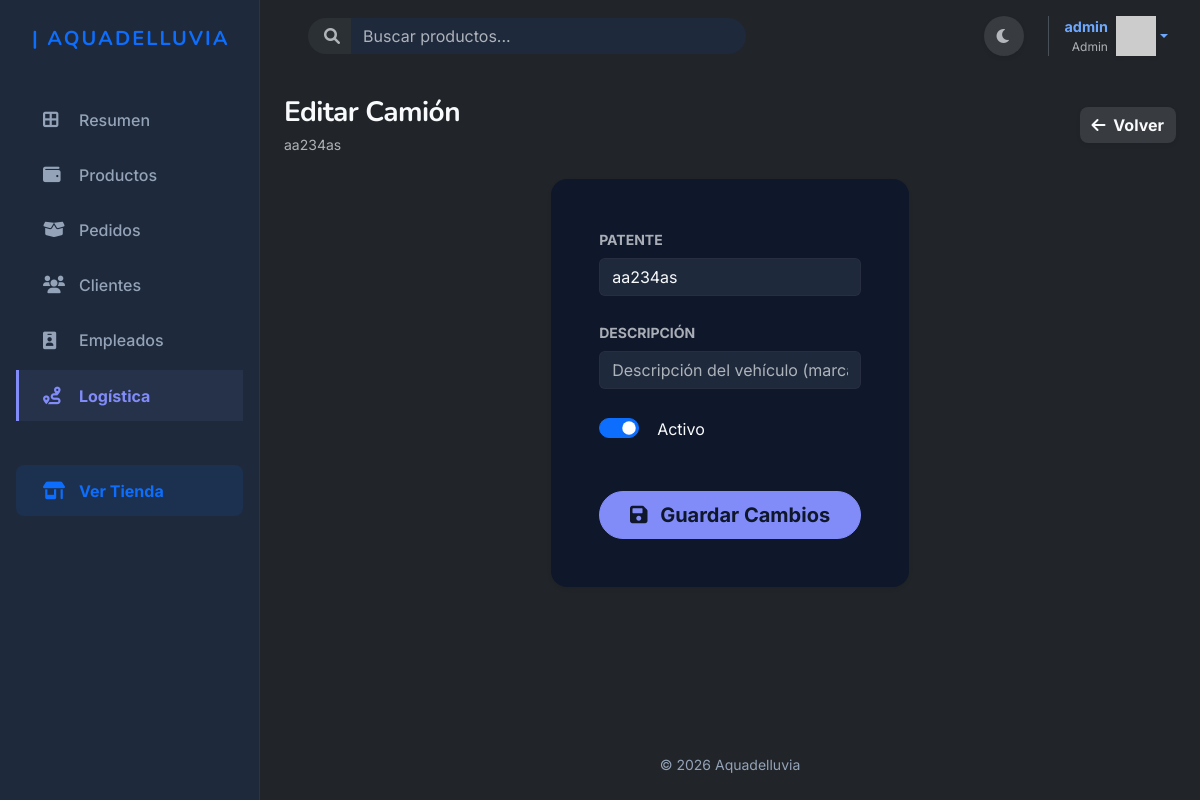
The app's page /logistica/camiones/aa234as/editar/ (signed in) with its own data.
### apps/autenticacion/models.py (models this page shows, shortened)
class Usuario(AbstractUser):
    imagen_perfil = models.ImageField(upload_to='perfiles/', null=True, blank=True,default='usuarios/default.jpg')
    email = models.EmailField(unique=True)
    celular1 = models.CharField(max_length=20, null=True, blank=True)
    celular2 = models.CharField(max_length=20, null=True, blank=True)

### apps/logistica/models.py (models this page shows, shortened)
class Camion(models.Model):
    patente     = models.CharField(max_length=10, primary_key=True)
    descripcion = models.CharField(max_length=200, blank=True)
    activo      = models.BooleanField(default=True)
    class Meta:
        verbose_name = 'Camión'
        verbose_name_plural = 'Camiones'

### apps/logistica/views.py (the view)
# urls.py: path('camiones/<str:pk>/editar/',    views.editar_camion,           name='editar_camion'),
@login_required
def editar_camion(request, pk):
    if not es_admin_o_vendedor(request.user):
        messages.error(request, 'No tenés permiso para editar camiones.')
        return redirect('apps.logistica:listar_camiones')
    camion = get_object_or_404(Camion, patente=pk)
    if request.method == 'POST':
        form = CamionForm(request.POST, instance=camion)
        if form.is_valid():
            form.save()
            messages.success(request, 'Camión actualizado.')
            return redirect('apps.logistica:listar_camiones')
    else:
        form = CamionForm(instance=camion)
    return render(request, 'logistica/editar_camion.html', {'form': form, 'camion': camion})

### apps/logistica/forms.py
class CamionForm(forms.ModelForm):
    class Meta:
        model  = Camion
        fields = ['patente', 'descripcion', 'activo']
        widgets = {
            'patente': forms.TextInput(attrs={
                'class': 'form-control',
                'placeholder': 'Ej: AB 123 CD'
            }),
            'descripcion': forms.TextInput(attrs={
                'class': 'form-control',
                'placeholder': 'Descripción del vehículo (marca, modelo, color...)'
            }),
            'activo': forms.CheckboxInput(attrs={'class': 'form-check-input'}),
        }

### apps/autenticacion/templatetags/grupos.py (called while the page is built)
@register.filter(name='has_group')
def has_group(user, group_name):
    return user.groups.filter(name=group_name).exists()

### apps/carrito/context_processors.py (called while the page is built)
def carrito_total(request):
    total_items = 0
    if request.user.is_authenticated:
        carrito = Carrito.objects.filter(usuario=request.user).first()
        if carrito:
            total_items = carrito.total_items()
    return {'carrito_total_items': total_items}

### apps/carrito/models.py (called while the page is built)
    def total_items(self):
        return sum(item.cantidad for item in self.items.all())

### apps/logistica/views.py (called while the page is built)
def es_admin_o_vendedor(user):
    return user.is_superuser or user.groups.filter(name__in=['Vendedor']).exists()

### templates/logistica/editar_camion.html (shortened to what this page needs)
{% extends 'base_dashboard.html' %}
{% block content %}
<div class="d-flex justify-content-between align-items-center mb-4">
    <div>
        <h1 class="h3 fw-bold mb-1 text-main">Editar Camión</h1>
        <p class="text-muted small mb-0">{{ camion.patente }}</p>
    </div>
    <a href="{% url 'apps.logistica:listar_camiones' %}" class="btn btn-light border-0 shadow-sm rounded-3 hover-lift fw-bold">
        <i class="fa-solid fa-arrow-left me-1"></i> Volver
    </a>
</div>
<div class="row justify-content-center">
    <div class="col-md-5">
        <div class="card border-0 shadow-sm rounded-4 bg-surface mb-5">
            <div class="card-body p-4 p-md-5">
                <form method="post">
                    <div class="mb-4">
                        <label class="form-label fw-bold text-muted small text-uppercase">Patente</label>
                        {{ form.patente }}
                    </div>
                    <div class="mb-4">
                        <label class="form-label fw-bold text-muted small text-uppercase">Descripción</label>
                        {{ form.descripcion }}
                    </div>
                    <div class="mb-4 form-check form-switch fs-5">
                        {{ form.activo }}
                        <label class="form-check-label ms-2 fs-6 mt-1">Activo</label>
                    </div>
                    <div class="d-grid mt-5">
                        <button type="submit" class="btn btn-primary btn-glow rounded-pill fw-bold btn-lg">
                            <i class="fa-solid fa-floppy-disk me-2"></i> Guardar Cambios
                        </button>
                    </div>
                </form>
            </div>
        </div>
    </div>
</div>
{% endblock %}

### templates/base_dashboard.html (shortened to what this page needs)
{% load grupos %}
{% load static %}
<!DOCTYPE html>
<html lang="es" data-bs-theme="dark">
<head>
    <link href="https://cdn.jsdelivr.net/npm/bootstrap@5.3.8/dist/css/bootstrap.min.css" rel="stylesheet">
    <link rel="stylesheet" href="{% static 'style/dashboard.css' %}?v=8">
    <link rel="stylesheet" href="{% static 'style/productos.css' %}?v=6">
    <link rel="stylesheet" href="https://cdnjs.cloudflare.com/ajax/libs/font-awesome/6.0.0/css/all.min.css">
</head>
<body class="bg-body">
    <div id="main-wrapper">
        <aside id="sidebar" class="d-none d-lg-flex flex-column p-3 vh-100 sticky-top">
            <a href="{% url 'inicio' %}" class="navbar-brand d-flex align-items-center mb-4 mt-2 px-3 text-decoration-none">
                <span class="fs-5 fw-bold text-primary tracking-wide text-uppercase" style="letter-spacing: 2px;">| Aquadelluvia</span>
            </a>
            <ul class="nav flex-column mb-auto gap-1 mt-3">
                <li class="nav-item">
                    <a href="{% url 'dashboard' %}" class="sidebar-link {% if request.resolver_match.view_name == 'dashboard' %}active{% endif %}">
                        <i class="fa-solid fa-border-all"></i> Resumen
                    </a>
                </li>
                <li class="nav-item">
                    <a href="{% url 'apps.productos:listar_productos_admin' %}" class="sidebar-link {% if request.resolver_match.view_name == 'apps.productos:listar_productos_admin' %}active{% endif %}">
                        <i class="fa-solid fa-wallet"></i> Productos
                    </a>
                </li>
                {% if user.is_superuser or user|has_group:"Vendedor" %}
                <li class="nav-item">
                    <a href="{% url 'apps.pedidos:listar_pedidos' %}" class="sidebar-link {% if 'pedidos' in request.resolver_match.view_name %}active{% endif %}">
                        <i class="fa-solid fa-box-open"></i> Pedidos
                    </a>
                </li>
                <li class="nav-item">
                    <a href="{% url 'apps.clientes:listar_clientes' %}" class="sidebar-link {% if 'clientes' in request.resolver_match.view_name %}active{% endif %}">
                        <i class="fa-solid fa-users"></i> Clientes
                    </a>
                </li>
                <li class="nav-item">
                    <a href="{% url 'apps.empleados:listar_empleados' %}" class="sidebar-link {% if 'empleados' in request.resolver_match.view_name %}active{% endif %}">
                        <i class="fa-solid fa-id-badge"></i> Empleados
                    </a>
                </li>
                {% endif %}
                {% if user.is_superuser or user|has_group:"Vendedor" or user|has_group:"Repartidor" %}
                <li class="nav-item">
                    <a href="{% url 'apps.logistica:listar_rutas' %}" class="sidebar-link {% if 'logistica' in request.resolver_match.view_name %}active{% endif %}">
                        <i class="fa-solid fa-route"></i> Logística
                    </a>
                </li>
                {% endif %}
                <li class="nav-item mt-auto pt-3">
                    <a href="{% url 'inicio' %}" class="sidebar-link text-primary fw-bold bg-primary bg-opacity-10 mt-4 rounded-3" target="_blank">
                        <i class="fa-solid fa-shop"></i> Ver Tienda
                    </a>
                </li>
            </ul>
        </aside>
        <div id="page-content-wrapper">
            <header class="top-header">
                <form class="d-flex me-auto ms-3 d-none d-md-flex w-50" role="search" action="{% url 'apps.buscador:buscar_productos' %}" method="get">
                    <div class="input-group">
                        <span class="input-group-text bg-surface border-0 rounded-start-pill ps-3 text-muted"><i class="fa-solid fa-search"></i></span>
                        <input class="form-control bg-surface border-0 rounded-end-pill shadow-none" type="search" name="q" placeholder="Buscar productos..." aria-label="Buscar" value="{{ query}}">
                    </div>
                </form>
                <div class="d-flex align-items-center gap-3">
                    <button class="toggle-theme-btn btn btn-light rounded-circle border-0 shadow-sm text-muted" style="width: 40px; height: 40px;">
                        <i class="fa-solid fa-moon"></i>
                    </button>
                    <div class="ms-2 ps-3 border-start border-light-subtle d-flex align-items-center">
                        {% if user.is_authenticated %}
                            <div class="dropdown">
                                <a href="#" class="d-flex align-items-center text-decoration-none dropdown-toggle" id="dropdownUser" data-bs-toggle="dropdown" aria-expanded="false">
                                    <div class="text-end me-2 d-none d-md-block">
                                        <div class="fw-bold text-main" style="font-size: 0.9rem;">{{ user.username }}</div>
                                        <div class="text-muted" style="font-size: 0.75rem;">{% if user.is_superuser %}Admin{% else %}Usuario{% endif %}</div>
                                    </div>
                                    <img src="https://ui-avatars.com/api/?name={{ user.username }}&background=6466f1&color=fff&rounded=true" alt="" width="40" height="40" class="shadow-sm">
                                </a>
                            </div>
                        {% else %}
                            <a class="btn btn-outline-primary rounded-pill btn-sm fw-bold px-3" href="{% url 'apps.autenticacion:ingresar' %}">Ingresar</a>
                        {% endif %}
                    </div>
                </div>
            </header>
            <main class="container-fluid px-4 py-4 flex-grow-1">
                {% block content %}{% endblock %}
            </main>
            <footer class="footer mt-auto py-4 text-center">
                <div class="container-fluid px-4">
                    <span class="small">&copy; 2026 Aquadelluvia</span>
                </div>
            </footer>
        </div>
    </div>
</body>
</html>

### static/style/dashboard.css (style rules this page uses)
:root, [data-bs-theme="light"] { --bg-main: #F8FAFC; --bg-surface: #FFFFFF; --color-primary: #4338ca; --color-secondary: #6366f1; --color-accent: #ea580c; --text-main: #0f172a; --text-muted: #475569; --bs-info: #0284c7; --bs-info-rgb: 2, 132, 199; --bs-warning: #d97706; --bs-warning-rgb: 217, 119, 6; --bs-success: #16a34a; --bs-success-rgb: 22, 163, 74; --bs-danger: #dc2626; --bs-danger-rgb: 220, 38, 38; --sidebar-width: 260px; --sidebar-bg: #FFFFFF; --sidebar-border: #e2e8f0; --font-body: 'Inter', sans-serif; --font-heading: 'Nunito', sans-serif; --bs-body-bg: var(--bg-main); --bs-body-color: var(--text-main); --bs-primary: var(--color-primary); --bs-secondary: var(--color-secondary); }
[data-bs-theme="dark"] { --bg-main: #0F172A; --bg-surface: #1E293B; --color-primary: #818cf8; --color-secondary: #c7d2fe; --color-accent: #fbbf24; --text-main: #f8fafc; --text-muted: #94a3b8; --bs-info: #38bdf8; --bs-info-rgb: 56, 189, 248; --bs-warning: #fbbf24; --bs-warning-rgb: 251, 191, 36; --bs-success: #4ade80; --bs-success-rgb: 74, 222, 128; --bs-danger: #f87171; --bs-danger-rgb: 248, 113, 113; --sidebar-width: 260px; --sidebar-bg: #1E293B; --sidebar-border: rgba(255, 255, 255, 0.05); --bs-body-bg: var(--bg-main); --bs-body-color: var(--text-main); --bs-primary: var(--color-primary); --bs-secondary: var(--color-secondary); --bs-border-color: rgba(255, 255, 255, 0.05); }
body { background-color: var(--bs-body-bg); color: var(--bs-body-color); font-family: var(--font-body); transition: background-color 0.3s ease, color 0.3s ease; }
h1, h2, h3, h4, h5, h6, .navbar-brand { font-family: var(--font-heading); font-weight: 800; letter-spacing: -0.02em; }
h1 { font-size: 2.5rem; color: var(--color-primary); }
.hover-lift { transition: transform 0.3s ease, box-shadow 0.3s ease; }
.btn { transition: all 0.3s ease; }
.btn-glow { position: relative; }
[data-bs-theme="dark"] .btn-primary { background-color: var(--color-primary); border-color: var(--color-primary); color: var(--bg-main); }
[data-bs-theme="dark"] .btn-light { background-color: rgba(255, 255, 255, 0.1); color: var(--text-main); border-color: transparent; }
[data-bs-theme="dark"] .form-control, [data-bs-theme="dark"] .form-select { background-color: var(--bg-surface); border-color: rgba(255, 255, 255, 0.1); color: var(--text-main); }
#main-wrapper { display: flex; min-height: 100vh; }
#sidebar { width: var(--sidebar-width); background-color: var(--sidebar-bg); border-right: 1px solid var(--sidebar-border); flex-shrink: 0; transition: all 0.3s ease; }
#page-content-wrapper { flex-grow: 1; min-width: 0; display: flex; flex-direction: column; }
.sidebar-link { display: flex; align-items: center; padding: 0.85rem 1.5rem; color: var(--text-muted); font-weight: 500; text-decoration: none; transition: all 0.2s ease; border-left: 3px solid transparent; }
.sidebar-link i { width: 24px; margin-right: 12px; font-size: 1.1rem; }
.sidebar-link.active { color: var(--color-primary); border-left-color: var(--color-primary); background-color: rgba(67, 56, 202, 0.08); font-weight: 700; }
[data-bs-theme="dark"] .sidebar-link.active { background-color: rgba(129, 140, 248, 0.08); }
.top-header { background-color: transparent; padding: 1rem 2rem; display: flex; justify-content: flex-end; align-items: center; }
.footer { background-color: transparent !important; border-top: none !important; color: var(--text-muted) !important; }

### records on screen
Usuario: username "admin"
Camion: patente "aa234as", activo "☑"
